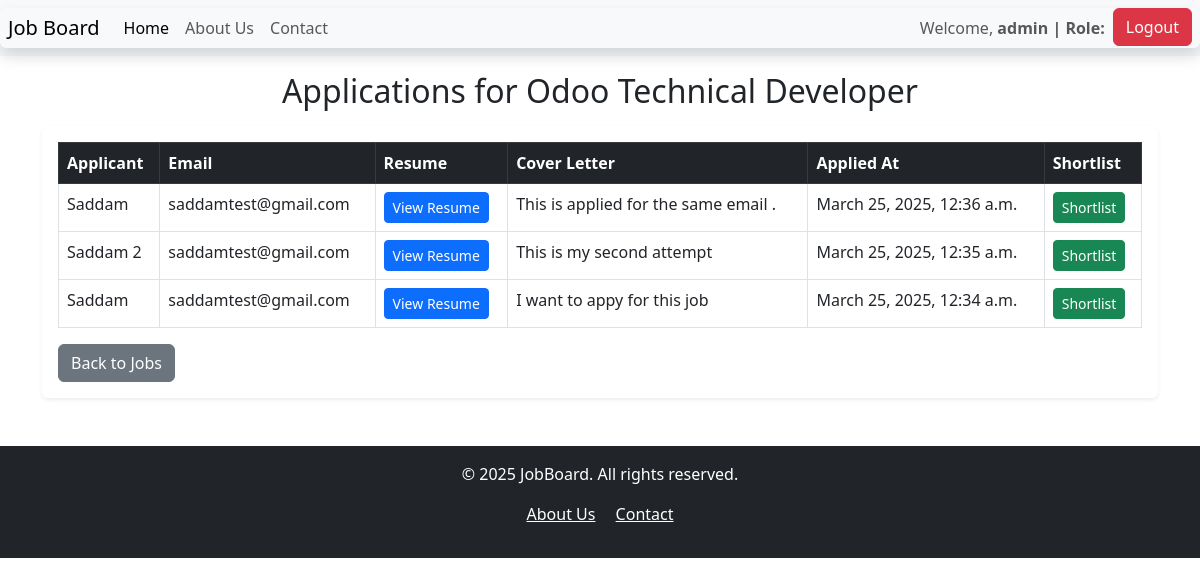
The app's page /job/9/applications/ (signed in) with its own data.
### job/models.py (models this page shows, shortened)
class Job(models.Model):
    JOB_TYPES = [
        ('Full-time', 'Full-time'),
        ('Part-time', 'Part-time'),
        ('Remote', 'Remote'),
        ('Internship', 'Internship'),
    ]
    title = models.CharField(max_length=200)
    company_name = models.CharField(max_length=200)
    description = models.TextField()
    location = models.CharField(max_length=100)
    salary = models.DecimalField(max_digits=10, decimal_places=2, null= True, blank=True)
    job_type = models.CharField(max_length=20, choices=JOB_TYPES, default='Full-time')
    date_of_posting = models.DateTimeField(auto_now_add= True)
    class Meta:
        ordering = ['-date_of_posting']
        verbose_name = 'Job Posting'
        verbose_name_plural = 'Job Postings'

class JobApplication(models.Model):
    job = models.ForeignKey(Job, on_delete= models.CASCADE)
    user = models.ForeignKey(User, on_delete=models.CASCADE, null= True, blank=True)
    applicant_name = models.CharField(max_length= 100)
    email = models.EmailField()
    resume = models.FileField(upload_to='resumes/%Y/%m/%d/')
    cover_letter = models.TextField()
    applied_at = models.DateTimeField(auto_now_add=True)
    is_shortlisted = models.BooleanField(default=False)
    class Meta:
        ordering = ['-applied_at']
        verbose_name = 'Job Application'
        verbose_name_plural = 'Job Applications'

### job/views.py (the view)
# urls.py: path('job/<int:job_id>/applications/', views.job_applications, name = 'job_applications'),
@login_required
def job_applications(request, job_id):
    job = get_object_or_404(Job, id = job_id)
    applications = JobApplication.objects.filter(job = job)
    return render(request, 'job_application.html', {'job': job, 'applications': applications})

### job/templates/job_application.html (shortened to what this page needs)
{% extends 'base.html' %}
{% block content %}
{% load static %}
    <div class="container mt-3">
        <h2 class="mb-3 text-center">Applications for {{ job.title }}</h2>
        {% if applications %}
        <div class="table-responsive shadow-sm rounded p-3 bg-white">
            <table class="table table-bordered table-hover">
                <thead class="table-dark">
                    <tr>
                        <th>Applicant</th>
                        <th>Email</th>
                        <th>Resume</th>
                        <th>Cover Letter</th>
                        <th>Applied At</th>
                        <th>Shortlist</th>
                    </tr>
                </thead>
                <tbody>
                    {% for application in applications %}
                    <tr>
                        <td>{{ application.applicant_name }}</td>
                        <td>{{ application.email }}</td>
                        <td>
                            <a href="{{ application.resume.url }}" class="btn btn-primary btn-sm" target="_blank">View Resume</a>
                        </td>
                        <td>{{ application.cover_letter }}</td>
                        <td>{{ application.applied_at }}</td>
                        <td>
                            <form action="{% url 'toggle_shortlist' application.id %}" method="post">
                                {% if application.is_shortlisted %}
                                    <button class="btn btn-sm btn-danger">Unshortlist</button>
                                {% else %}
                                    <button class="btn btn-sm btn-success">Shortlist</button>
                                {% endif %}
                            </form>
                        </td>
                    </tr>
                    {% endfor %}
                </tbody>
            </table>
        {% else %}
            <p class="text-center mt-4 text-muted">No applications received yet.</p>
        {% endif %}
        <a href="{% url 'job_list' %}" class="btn btn-secondary">Back to Jobs</a>
    </div>
</div>
{% endblock %}

### job/templates/base.html (shortened to what this page needs)
<!DOCTYPE html>
<html lang="en">
<head>
    <link rel="stylesheet" href="https://cdn.jsdelivr.net/npm/bootstrap@5.3.0/dist/css/bootstrap.min.css">
</head>
<body>
    <nav class="navbar navbar-expand-lg bg-body-tertiary position sticky-top">
        <div class="container-fluid shadow px-2  bg-body-tertiary rounded position-sticky">
            <a class="navbar-brand " href="/">Job Board</a>
            <div class="collapse navbar-collapse" id="navbarNav">
                <ul class="navbar-nav">
                    <li class="nav-item">
                        <a class="nav-link active" aria-current="page" href="/">Home</a>
                    </li>
                    <li class="nav-item">
                        <a class="nav-link" href="{% url 'about_us' %}">About Us</a>
                    </li>
                    <li class="nav-item">
                        <a class="nav-link" href="{% url 'contact' %}">Contact</a>
                    </li>
                </ul>
            </div>
            <ul class="navbar-nav ms-auto">
                {% if user.is_authenticated %}
                    <li class="nav-item">
                        <span class="nav-link">Welcome, <strong>{{ user.username }} | Role: {{ user.userprofile.role }}</strong></span>
                    </li>
                    <li class="nav-item">
                        <a href="{% url 'custom_logout' %}" class="btn btn-danger">Logout</a>
                    </li>
                {% else %}
                    <li class="nav-item">
                        <a href="{% url 'custom_login' %}" class="btn btn-primary">Login</a>
                    </li>
                {% endif %}
            </ul>
        </div>
    </nav>
    {% block content %}
    {% endblock %}
</body>
<footer class="bg-dark text-white text-center py-3 mt-5">
    <div class="container">
        <p>&copy; 2025 JobBoard. All rights reserved.</p>
        <p>
            <a href="{% url 'about_us' %}" class="text-white me-3">About Us</a>
            <a href="{% url 'contact' %}" class="text-white">Contact</a>
        </p>
    </div>
</footer>
</html>

### records on screen
Job: title "Odoo Technical Developer"
JobApplication: applicant_name "Saddam", email "saddamtest@gmail.com", cover_letter "This is applied for the same email .", applied_at "March 25, 2025, 12:36 a.m.", is_shortlisted "Shortlist"
JobApplication: applicant_name "Saddam 2", email "saddamtest@gmail.com", cover_letter "This is my second attempt", applied_at "March 25, 2025, 12:35 a.m.", is_shortlisted "Shortlist"
JobApplication: applicant_name "Saddam", email "saddamtest@gmail.com", cover_letter "I want to appy for this job", applied_at "March 25, 2025, 12:34 a.m.", is_shortlisted "Shortlist"

### other values on screen
{{ user.username }} "admin"
